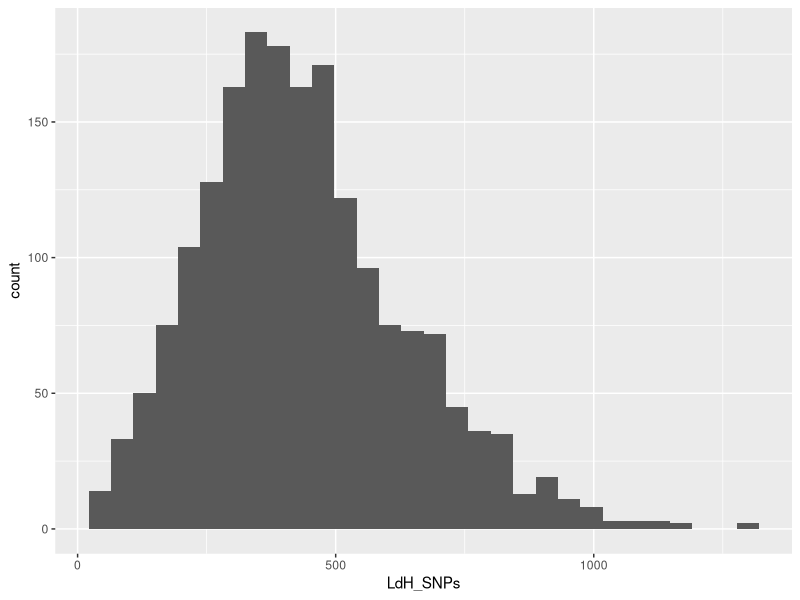
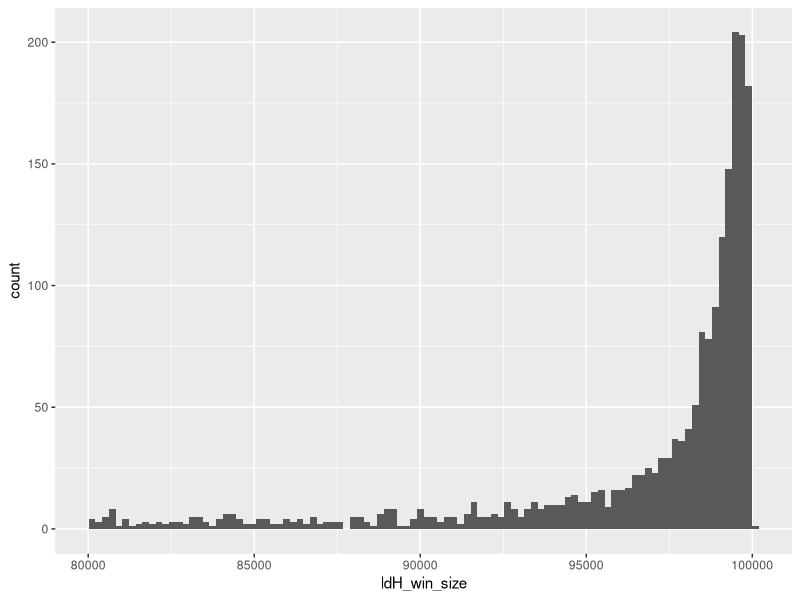
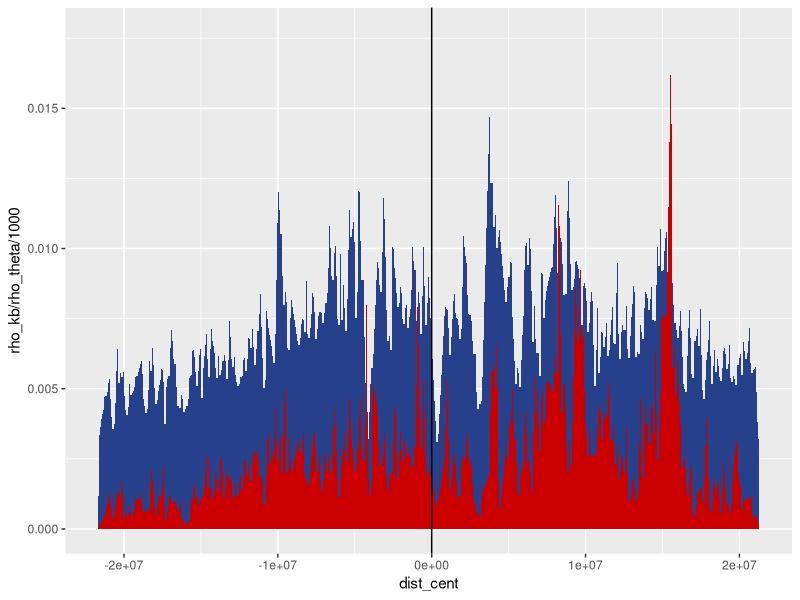
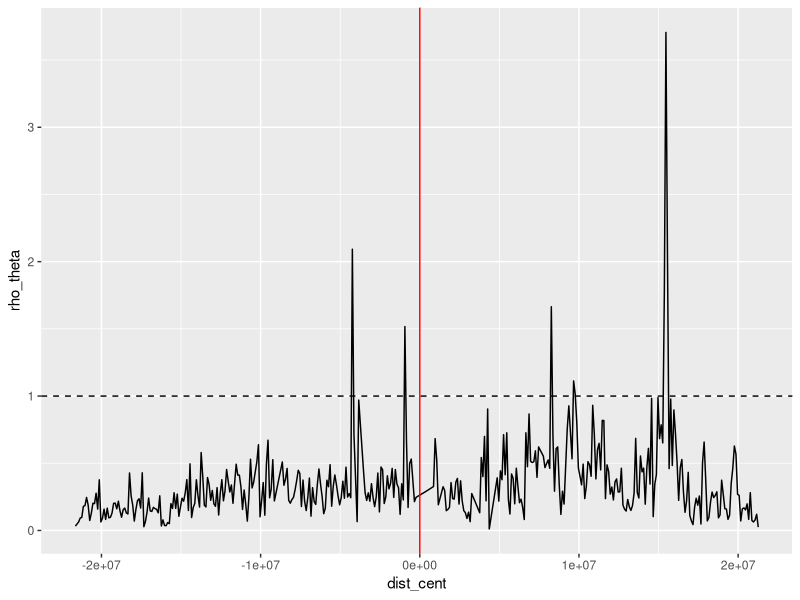
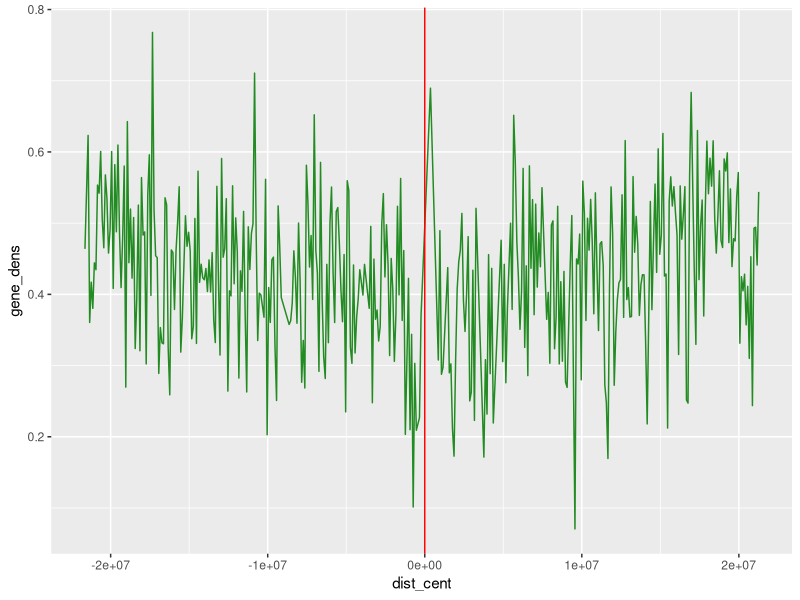

R code for these plots, in order:
## ---- chunk 1
knitr::opts_chunk$set(echo = TRUE)
library(tidyverse)
## ---- chunk 2
data <- read.delim("Data_Mt_DSBionf.csv", sep = ",")
data$chr <- as.factor(data$chr)
plot_data <- data %>% ggplot()
plot_data + geom_histogram(mapping = aes(x = LdH_SNPs))
plot_data + geom_histogram(mapping = aes(x = ldH_win_size), bins = 100)
## ---- chunk 3
#Filtering for number of SNPs
lowlim <- mean(data$LdH_SNPs) - 3*sd(data$LdH_SNPs)
highlim <- mean(data$LdH_SNPs) + 3*sd(data$LdH_SNPs)
d <- data %>%
    filter(LdH_SNPs > lowlim) %>%
    filter(LdH_SNPs < highlim)

#Filtering for window size
lowlim <- mean(data$ldH_win_size) - 3*sd(data$ldH_win_size)
highlim <- mean(data$ldH_win_size) + 3*sd(data$ldH_win_size)
d <- data %>%
    filter(ldH_win_size > lowlim) %>%
    filter(ldH_win_size < highlim)
## ---- chunk 4
cat("We keep ", round(dim(d)[1] / dim(data)[1] * 100, digits = 2), "% of the data\n", sep = "")
## ---- chunk 5
plot_chr5 <- d %>% filter(chr == "5") %>% ggplot()

plot_chr5 +
    geom_area(mapping = aes(y = rho_kb / rho_theta / 1000, x = dist_cent), fill = "royalblue4") +
    geom_area(mapping = aes(y = rho_kb / 1000, x = dist_cent), fill = "red3") +
    geom_vline(xintercept = 0)

plot_chr5 + 
    geom_line(mapping = aes(y = rho_theta, x = dist_cent)) +
    geom_vline(xintercept = 0, color = "red") +
    geom_hline(yintercept = 1, linetype = "dashed")

plot_chr5 +
    geom_line(mapping = aes(y = gene_dens, x = dist_cent), color = "forestgreen") +
    geom_vline(xintercept = 0, color = "red")
